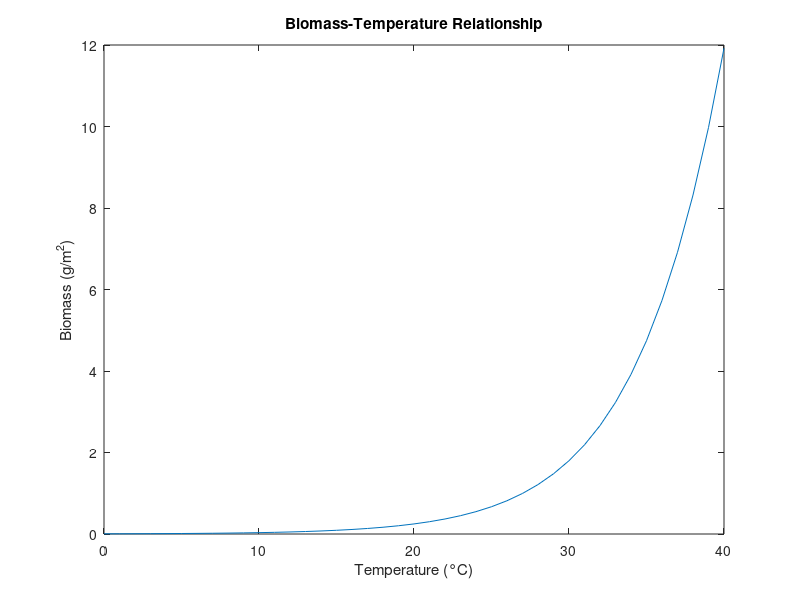

MATLAB code for this plot:
T = 0:40; % 创建温度向量
B = 100./(1+exp(10-0.2*T)); % 计算对应的生物量向量

plot(T, B); % 绘制生物量和温度之间的关系图像
xlabel('Temperature (°C)');
ylabel('Biomass (g/m^2)');
title('Biomass-Temperature Relationship');
